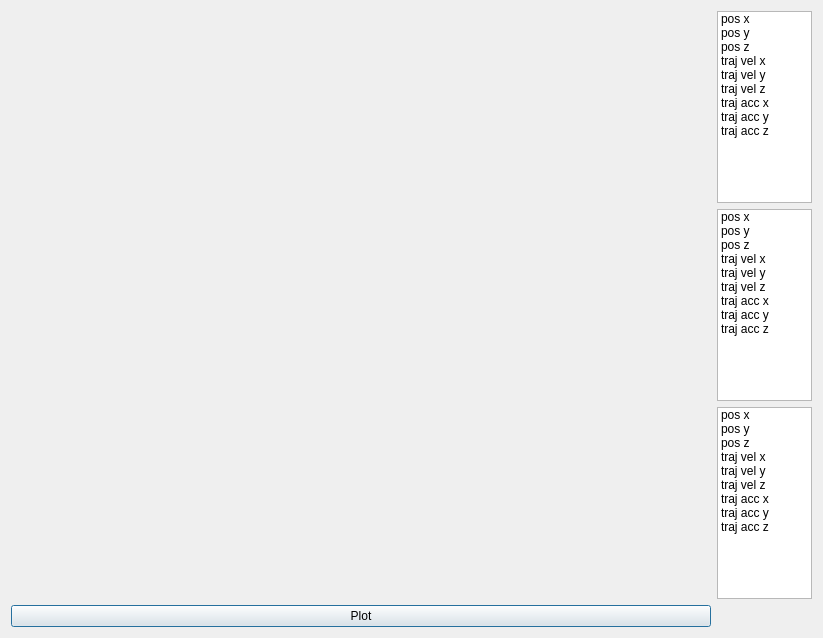
      <widget class="QWidget" name="tab_3">
       <attribute name="title">
        <string>Plot Trajectory</string>
       </attribute>
       <layout class="QGridLayout" name="gridLayout_10">
        <item row="0" column="0" rowspan="3">
         <layout class="QGridLayout" name="gridLayout_9">
          <property name="sizeConstraint">
           <enum>QLayout::SetFixedSize</enum>
          </property>
          <item row="0" column="0">
           <widget class="QCustomPlot" name="trajectoryPos" native="true">
            <property name="minimumSize">
             <size>
              <width>700</width>
              <height>0</height>
             </size>
            </property>
           </widget>
          </item>
          <item row="1" column="0">
           <widget class="QCustomPlot" name="trajectoryVel" native="true">
            <property name="minimumSize">
             <size>
              <width>700</width>
              <height>0</height>
             </size>
            </property>
           </widget>
          </item>
          <item row="2" column="0">
           <widget class="QCustomPlot" name="trajectoryAcc" native="true">
            <property name="minimumSize">
             <size>
              <width>700</width>
              <height>0</height>
             </size>
            </property>
           </widget>
          </item>
         </layout>
        </item>
        <item row="0" column="1">
         <widget class="QListWidget" name="trajPlot1List">
          <property name="maximumSize">
           <size>
            <width>95</width>
            <height>16777215</height>
           </size>
          </property>
          <item>
           <property name="text">
            <string>pos x</string>
           </property>
          </item>
          <item>
           <property name="text">
            <string>pos y</string>
           </property>
          </item>
          <item>
           <property name="text">
            <string>pos z</string>
           </property>
          </item>
          <item>
           <property name="text">
            <string>traj vel x</string>
           </property>
          </item>
          <item>
           <property name="text">
            <string>traj vel y</string>
           </property>
          </item>
          <item>
           <property name="text">
            <string>traj vel z</string>
           </property>
          </item>
          <item>
           <property name="text">
            <string>traj acc x</string>
           </property>
          </item>
          <item>
           <property name="text">
            <string>traj acc y</string>
           </property>
          </item>
          <item>
           <property name="text">
            <string>traj acc z</string>
           </property>
          </item>
         </widget>
        </item>
        <item row="1" column="1">
         <widget class="QListWidget" name="trajPlot2List">
          <property name="maximumSize">
           <size>
            <width>95</width>
            <height>16777215</height>
           </size>
          </property>
          <item>
           <property name="text">
            <string>pos x</string>
           </property>
          </item>
          <item>
           <property name="text">
            <string>pos y</string>
           </property>
          </item>
          <item>
           <property name="text">
            <string>pos z</string>
           </property>
          </item>
          <item>
           <property name="text">
            <string>traj vel x</string>
           </property>
          </item>
          <item>
           <property name="text">
            <string>traj vel y</string>
           </property>
          </item>
          <item>
           <property name="text">
            <string>traj vel z</string>
           </property>
          </item>
          <item>
           <property name="text">
            <string>traj acc x</string>
           </property>
          </item>
          <item>
           <property name="text">
            <string>traj acc y</string>
           </property>
          </item>
          <item>
           <property name="text">
            <string>traj acc z</string>
           </property>
          </item>
         </widget>
        </item>
        <item row="2" column="1">
         <widget class="QListWidget" name="trajPlot3List">
          <property name="maximumSize">
           <size>
            <width>95</width>
            <height>16777215</height>
           </size>
          </property>
          <item>
           <property name="text">
            <string>pos x</string>
           </property>
          </item>
          <item>
           <property name="text">
            <string>pos y</string>
           </property>
          </item>
          <item>
           <property name="text">
            <string>pos z</string>
           </property>
          </item>
          <item>
           <property name="text">
            <string>traj vel x</string>
           </property>
          </item>
          <item>
           <property name="text">
            <string>traj vel y</string>
           </property>
          </item>
          <item>
           <property name="text">
            <string>traj vel z</string>
           </property>
          </item>
          <item>
           <property name="text">
            <string>traj acc x</string>
           </property>
          </item>
          <item>
           <property name="text">
            <string>traj acc y</string>
           </property>
          </item>
          <item>
           <property name="text">
            <string>traj acc z</string>
           </property>
          </item>
         </widget>
        </item>
        <item row="3" column="0">
         <widget class="QPushButton" name="trajectoryPlot">
          <property name="text">
           <string>Plot</string>
          </property>
          <property name="default">
           <bool>true</bool>
          </property>
         </widget>
        </item>
       </layout>
      </widget>
